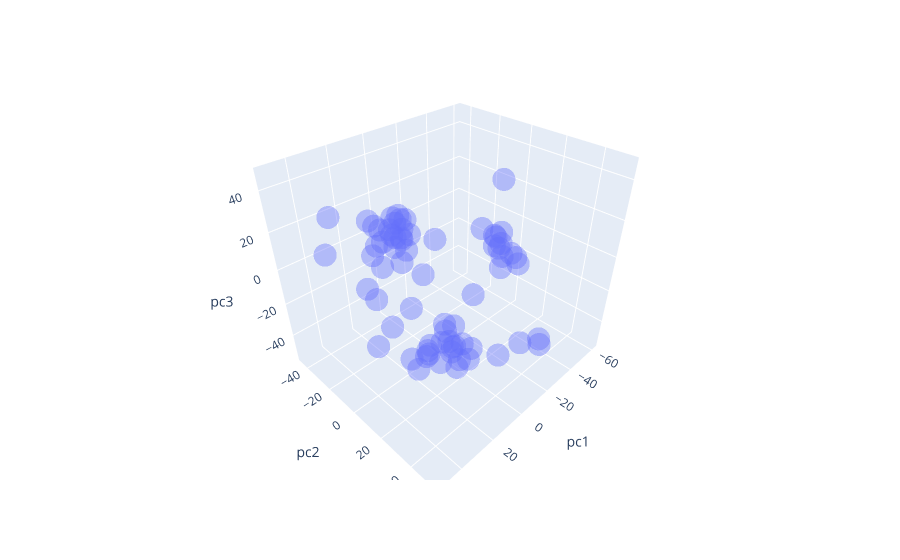

The notebook cell saved with this chart:
### Code cell
df = pandas.DataFrame({"pc1": xs[:100],
                   "pc2": ys[:100],
                   "pc3": zs[:100],
                   # "pc4": bs[:100],
                   "source": sn_fixed[:100]})

fig = px.scatter_3d(df, x='pc1', y='pc2', z='pc3', 
                    # color='pc4', 
                    hover_name='source', opacity=0.4)
fig.show()

### Figure 1 — Plotly figure (JSON) as saved in the notebook; plotly's stock layout.template omitted (floating-point values rounded to 4 significant figures)
{"data": [{"hovertemplate": "<b>%{hovertext}</b><br><br>pc1=%{x}<br>pc2=%{y}<br>pc3=%{z}<extra></extra>", "hovertext": ["nbcsports.com", "mirror.co.uk", "msn.com", "espn.co.uk", "foxnews.com", "freep.com", "usatoday.com", "cbslocal.com", "sportingnews.com", "latimes.com", "pff.com", "indystar.com", "247sports.com", "theguardian.com", "theplayerstribune.com", "sportsnet.ca", "apnews.com", "heavy.com", "prosportsextra.com", "nydailynews.com", "nfl.com", "bbc.com", "sportskeeda.com", "telegraph.co.uk", "thebiglead.com", "cnn.com", "inquirer.com", "skysports.com", "theundefeated.com", "radio.com", "wsj.com", "espn.com", "dailymail.co.uk", "bleacherreport.com", "cbssports.com", "deadspin.com", "forbes.com", "dailymotion.com", "thescore.com", "bolavip.com", "iheart.com", "nypost.com", "cleveland.com", "thetimes.co.uk", "si.com", "inquisitr.com", "independent.co.uk", "gq.com", "tmz.com", "foxsports.com", "cbsnews.com", "clutchpoints.com", "theonion.com", "sportscasting.com", "fansided.com", "fivethirtyeight.com", "yardbarker.com", "theathletic.com", "uproxx.com", "sbnation.com", "nj.com", "draftkings.com", "washingtonpost.com", "nytimes.com", "givemesport.com", "thespun.com", "theringer.com", "bbc.co.uk", "nba.com"], "legendgroup": "", "marker": {"color": "#636efa", "opacity": 0.4, "symbol": "circle"}, "mode": "markers", "name": "", "scene": "scene", "showlegend": false, "type": "scatter3d", "x": [-61.01, 29.09, 31.09, 4.727, 50.77, 37.3, 37.42, 46.03, -2.965, 36.79, -56.83, 17.91, -55.06, 27.83, -6.132, -2.55, 32.64, 1.336, -6.0, 11.21, -58.68, 29.19, -55.15, -11.78, 3.327, 34.55, 46.0, -55.17, -2.158, 31.05, -11.07, -56.84, 32.71, -54.15, -56.49, -3.996, -1.93, -8.006, -1.718, -5.592, 27.03, 36.16, 44.75, -13.78, -55.75, 38.82, 35.02, -28.25, 38.76, -9.598, 30.44, -3.604, 21.95, -10.25, -2.311, 14.95, -8.303, -56.37, 21.92, -3.23, 44.89, -1.451, 29.86, 28.22, -3.977, -5.569, 0.1707, 28.32, 1.648], "y": [-11.53, 24.52, 35.31, -39.68, 20.45, -33.78, 35.47, 21.29, -33.82, 32.1, -13.11, 18.25, -5.379, 46.52, -32.29, -37.27, 42.11, -18.75, -34.17, 36.42, -13.48, 43.05, -6.028, 52.59, -37.5, 44.4, 15.97, 5.946, 8.991, -37.03, 42.83, -0.722, 29.15, -10.59, -7.775, -26.44, 37.83, 4.034, -33.51, -39.75, 15.49, 31.62, 13.79, 50.74, -8.457, 14.33, 41.31, 13.64, 25.54, -36.99, 38.58, -30.21, 34.71, -33.93, -32.27, 36.46, -28.68, 3.126, -26.17, -45.09, 13.41, -26.86, 45.04, 48.21, -35.83, -31.06, 4.937, 31.35, -44.66], "z": [-13.09, -17.69, -4.346, -5.403, -3.432, 7.193, -1.587, 32.0, -1.121, 29.62, -14.01, 29.84, -23.67, -8.031, -3.028, 2.254, -3.757, -36.09, 10.43, 39.49, -16.15, -9.748, -31.71, -22.75, 4.507, 1.589, 34.33, -23.29, -33.06, 22.79, -27.76, -20.24, -13.93, -18.57, -16.82, -5.823, -32.78, -54.14, 10.98, -3.25, -37.11, -11.23, 12.59, -21.91, -19.94, -4.798, 7.887, 38.31, -15.1, 5.448, -2.161, -14.9, -25.49, 6.363, 8.201, 11.07, 0.6555, -21.02, -16.39, -8.863, 46.94, 2.53, 0.5465, -0.776, -8.304, 3.905, -33.09, -20.4, 3.039]}], "layout": {"legend": {"tracegroupgap": 0}, "margin": {"t": 60}, "scene": {"domain": {"x": [0, 1], "y": [0, 1]}, "xaxis": {"title": {"text": "pc1"}}, "yaxis": {"title": {"text": "pc2"}}, "zaxis": {"title": {"text": "pc3"}}}}}
